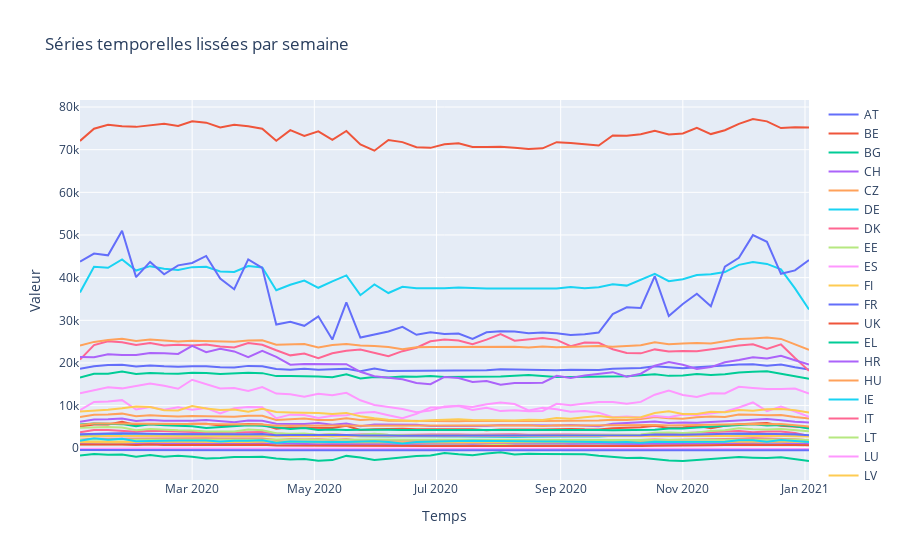

The cell this chart's notebook holds for it:
### Code cell
df = year_demand
# Convertir les timestamps en datetime si nécessaire
df['time'] = pd.to_datetime(df['time'])

# Définir la colonne de timestamp comme l'index
df.set_index('time', inplace=True)
# Agréger les données par semaine
df_weekly = df.resample('W').mean()

# Créer la figure et les traces pour chaque série temporelle
fig = go.Figure()

for col in df.columns:
    if col != 'timestamp':  # Ignorer la colonne timestamp
        fig.add_trace(go.Scatter(x=df_weekly.index, y=df_weekly[col], mode='lines', name=col))

# Définir les titres et les étiquettes d'axes
fig.update_layout(title='Séries temporelles lissées par semaine',
                  xaxis_title='Temps',
                  yaxis_title='Valeur')

# Afficher le tracé
fig.show()
